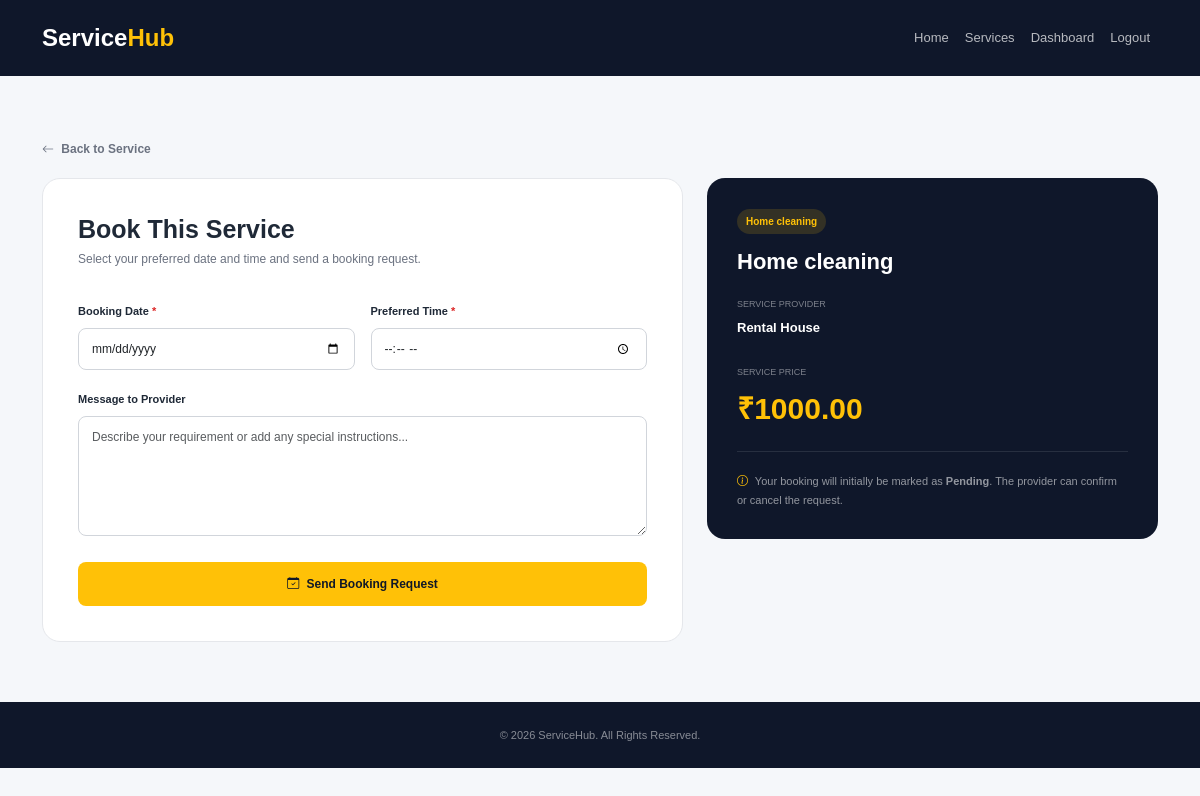
Screenshot of /service/3/book/ (signed in) with the database file from the repository.
### service_app/models.py (models this page shows, shortened)
class Service(models.Model):
    provider = models.ForeignKey(
        ProviderProfile,
        on_delete=models.CASCADE,
        null=True,
        blank=True
    )
    category = models.ForeignKey(
        Category,
        on_delete=models.CASCADE
    )
    name = models.CharField(max_length=150)
    description = models.TextField()
    price = models.DecimalField(
        max_digits=10,
        decimal_places=2
    )
    is_active = models.BooleanField(default=True)
    created_at = models.DateTimeField(auto_now_add=True)

class Category(models.Model):
    name = models.CharField(max_length=100, unique=True)
    description = models.TextField(blank=True)

class ProviderProfile(models.Model):
    user = models.OneToOneField(User, on_delete=models.CASCADE)
    phone = models.CharField(max_length=15, blank=True)
    address = models.TextField(blank=True)
    business_name = models.CharField(max_length=150, blank=True)
    experience = models.PositiveIntegerField(default=0)

### service_app/views.py (the view, shortened to what this page needs)
# urls.py: path("service/<int:id>/book/", views.book_service, name="book_service"),
@login_required(login_url="login")
def book_service(request, id):
    customer = request.user.customerprofile
    try:
        service = Service.objects.get(
            id=id,
            is_active=True,
            provider__isnull=False
        )
    except Service.DoesNotExist:
        messages.error(
            request,
            "Service not found."
        )
        return redirect("public_service_list")
    return render(
        request,
        "booking.html",
        {
            "service": service,
            "today": date.today()
        }
    )

### templates/booking.html (shortened to what this page needs)
<!DOCTYPE html>
<html lang="en">
<head>
    <link href="https://cdn.jsdelivr.net/npm/bootstrap@5.3.8/dist/css/bootstrap.min.css" rel="stylesheet">
    <link rel="stylesheet" href="https://cdn.jsdelivr.net/npm/bootstrap-icons@1.13.1/font/bootstrap-icons.min.css">
</head>
<body>
<nav class="navbar navbar-expand-lg navbar-dark">
    <div class="container">
        <a href="{% url 'home' %}" class="navbar-brand">
            Service<span>Hub</span>
        </a>
        <div class="collapse navbar-collapse" id="navbarMenu">
            <ul class="navbar-nav ms-auto">
                <li class="nav-item">
                    <a href="{% url 'home' %}" class="nav-link">
                        Home
                    </a>
                </li>
                <li class="nav-item">
                    <a href="{% url 'public_service_list' %}" class="nav-link">
                        Services
                    </a>
                </li>
                <li class="nav-item">
                    <a href="{% url 'customer_dashboard' %}" class="nav-link">
                        Dashboard
                    </a>
                </li>
                <li class="nav-item">
                    <a href="{% url 'logout' %}" class="nav-link">
                        Logout
                    </a>
                </li>
            </ul>
        </div>
    </div>
</nav>
<section class="booking-section">
    <div class="container">
        <a href="{% url 'public_service_detail' service.id %}" class="back-link">
            <i class="bi bi-arrow-left me-1"></i>
            Back to Service
        </a>
        <div class="row g-4">
            <div class="col-lg-7">
                <div class="booking-form">
                    <h2>Book This Service</h2>
                    <p class="subtitle">
                        Select your preferred date and time and send a booking request.
                    </p>
                    <form method="POST">
                        <div class="row g-3">
                            <div class="col-md-6">
                                <label class="form-label">
                                    Booking Date
                                    <span class="required">*</span>
                                </label>
                                <input
                                    type="date"
                                    name="booking_date"
                                    class="form-control"
                                    min="{{ today|date:'Y-m-d' }}"
                                    required
                                >
                            </div>
                            <div class="col-md-6">
                                <label class="form-label">
                                    Preferred Time
                                    <span class="required">*</span>
                                </label>
                                <input
                                    type="time"
                                    name="booking_time"
                                    class="form-control"
                                    required
                                >
                            </div>
                            <div class="col-12">
                                <label class="form-label">
                                    Message to Provider
                                </label>
                                <textarea
                                    name="message"
                                    class="form-control"
                                    placeholder="Describe your requirement or add any special instructions..."
                                ></textarea>
                            </div>
                            <div class="col-12">
                                <button type="submit" class="submit-btn">
                                    <i class="bi bi-calendar-check me-1"></i>
                                    Send Booking Request
                                </button>
                            </div>
                        </div>
                    </form>
                </div>
            </div>
            <div class="col-lg-5">
                <div class="summary-card">
                    <span class="category">
                        {{ service.category.name }}
                    </span>
                    <h3>
                        {{ service.name }}
                    </h3>
                    <span class="summary-label">
                        Service Provider
                    </span>
                    <span class="provider-name">
                        {% if service.provider.business_name %}
                            {{ service.provider.business_name }}
                        {% else %}
                            {{ service.provider.user.username }}
                        {% endif %}
                    </span>
                    <span class="summary-label">
                        Service Price
                    </span>
                    <span class="price">
                        ₹{{ service.price }}
                    </span>
                    <div class="booking-note">
                        <i class="bi bi-info-circle me-1"></i>
                        Your booking will initially be marked as
                        <strong>Pending</strong>. The provider can
                        confirm or cancel the request.
                    </div>
                </div>
            </div>
        </div>
    </div>
</section>
<footer>
    <div class="container">
        © {% now "Y" %} ServiceHub. All Rights Reserved.
    </div>
</footer>
</body>
</html>

### templates/booking.html (style rules this page uses)
* { box-sizing: border-box; }
body { margin: 0; font-family: Arial, sans-serif; background: #f5f7fa; color: #1f2937; }
a { text-decoration: none; }
.navbar { padding: 15px 0; background: #0f172a; }
.navbar-brand { color: white !important; font-size: 24px; font-weight: 800; }
.navbar-brand span { color: #ffc107; }
.nav-link { color: rgba(255,255,255,0.70) !important; font-size: 13px; }
.booking-section { padding: 60px 0; }
.back-link { display: inline-block; margin-bottom: 20px; color: #6b7280; font-size: 12px; font-weight: 700; }
.booking-form { padding: 35px; background: white; border: 1px solid #e5e7eb; border-radius: 18px; }
.booking-form h2 { margin-bottom: 6px; font-size: 25px; font-weight: 800; }
.subtitle { margin-bottom: 30px; color: #6b7280; font-size: 12px; }
.form-label { font-size: 11px; font-weight: 700; }
.required { color: #dc2626; }
.form-control { padding: 11px 13px; border: 1px solid #d1d5db; border-radius: 8px; font-size: 12px; }
textarea.form-control { min-height: 120px; resize: vertical; }
.submit-btn { width: 100%; padding: 13px; margin-top: 10px; border: none; border-radius: 8px; background: #ffc107; color: #111827; font-size: 12px; font-weight: 800; }
.summary-card { padding: 30px; background: #0f172a; color: white; border-radius: 18px; }
.summary-label { color: rgba(255,255,255,0.45); font-size: 9px; text-transform: uppercase; }
.category { display: inline-block; padding: 5px 9px; margin-bottom: 15px; background: rgba(255,193,7,0.15); color: #ffc107; border-radius: 20px; font-size: 10px; font-weight: 700; }
.summary-card h3 { margin-bottom: 15px; font-size: 22px; font-weight: 800; }
.provider-name { display: block; margin-top: 4px; margin-bottom: 20px; font-size: 13px; font-weight: 700; }
.price { display: block; margin-top: 4px; color: #ffc107; font-size: 30px; font-weight: 800; }
.booking-note { padding-top: 20px; margin-top: 20px; border-top: 1px solid rgba(255,255,255,0.10); color: rgba(255,255,255,0.55); font-size: 11px; line-height: 1.7; }
.booking-note i { color: #ffc107; }
footer { padding: 25px 0; background: #0f172a; color: rgba(255,255,255,0.50); text-align: center; font-size: 11px; }

### rows the page displays
Service: category.name "Home cleaning", name "Home cleaning", provider.business_name "Rental House", price "1000.00"
